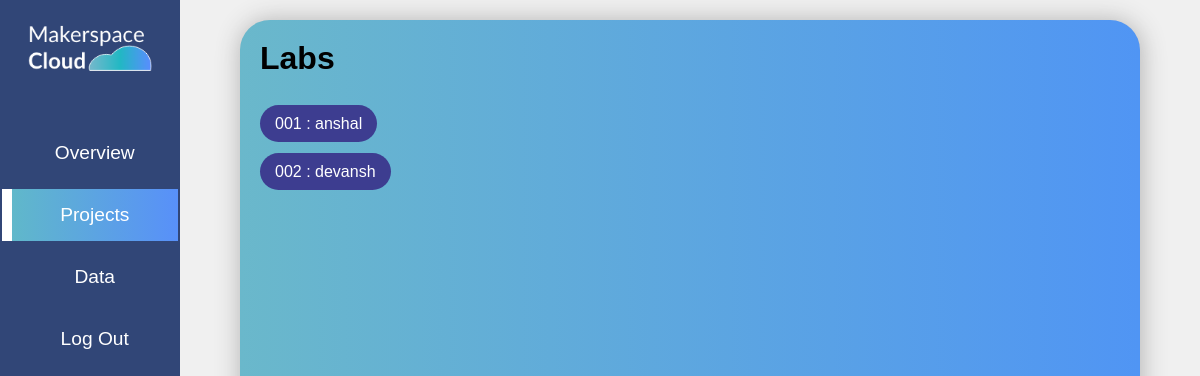
Page /s_labs/ (signed in) on the committed database.
### equ/models.py (models this page shows, shortened)
class Lab(models.Model):
    name = models.CharField(max_length=100)
    lab_admin = models.ForeignKey(
        User,
        limit_choices_to={'groups__name': 'admin'},
        null=True,  # Set the default value to None
        on_delete=models.CASCADE,
        related_name='lab_admin_of'
    )

### equ/views.py (the view)
# urls.py: path('s_labs/', views.s_labs, name='s_labs'),
@login_required
@superadmin_required
def s_labs(request):
    labs = Lab.objects.all()
    context = {'labs' : labs}
    return render(request, 'equ/s_labs.html',context)

### equ/views.py (called while the page is built)
def superadmin_required(function):
    decorator = user_passes_test(lambda user: user.groups.filter(name='superadmin').exists())
    return decorator(function)

### equ/templates/equ/s_labs.html (shortened to what this page needs)
{% extends "equ/s_base.html" %}
{% block content %}
<div class="labs">
    <h1>Labs</h1>
<div class="my_projects">
    <div class="mp1">
{% for lab in labs%}
<h2> <a href="{% url 's_lab_detail' lab.pk %}" >{{ lab.name }} : {{lab.lab_admin}}</a></h2>
{% endfor %}
</div>
{% endblock content %}

### static/css/style.css (style rules this page uses)
:root { --primary:#314677; --secondary:rgb(97, 97, 131); }
* { box-sizing: border-box; margin: 0; padding: 0; font-family: Arial, Helvetica, sans-serif; }
.my_projects { display: flex; flex-direction: column; width: 100%; height: 100%; }
.my_projects a, .my_projects button { padding: 10px 15px; text-decoration: none; border: none; background:#3d3d90; color: white; border-radius: 40px; width: max-content; font-size: 1rem; font-weight: normal; }
.mp1 h2 { margin-bottom: 20px; }
.my_projects { margin-top: 30px; }
.labs { width: 100%; height: 100%; }

### rows in the picture
Lab: name "001", lab_admin "anshal"
Lab: name "002", lab_admin "devansh"
